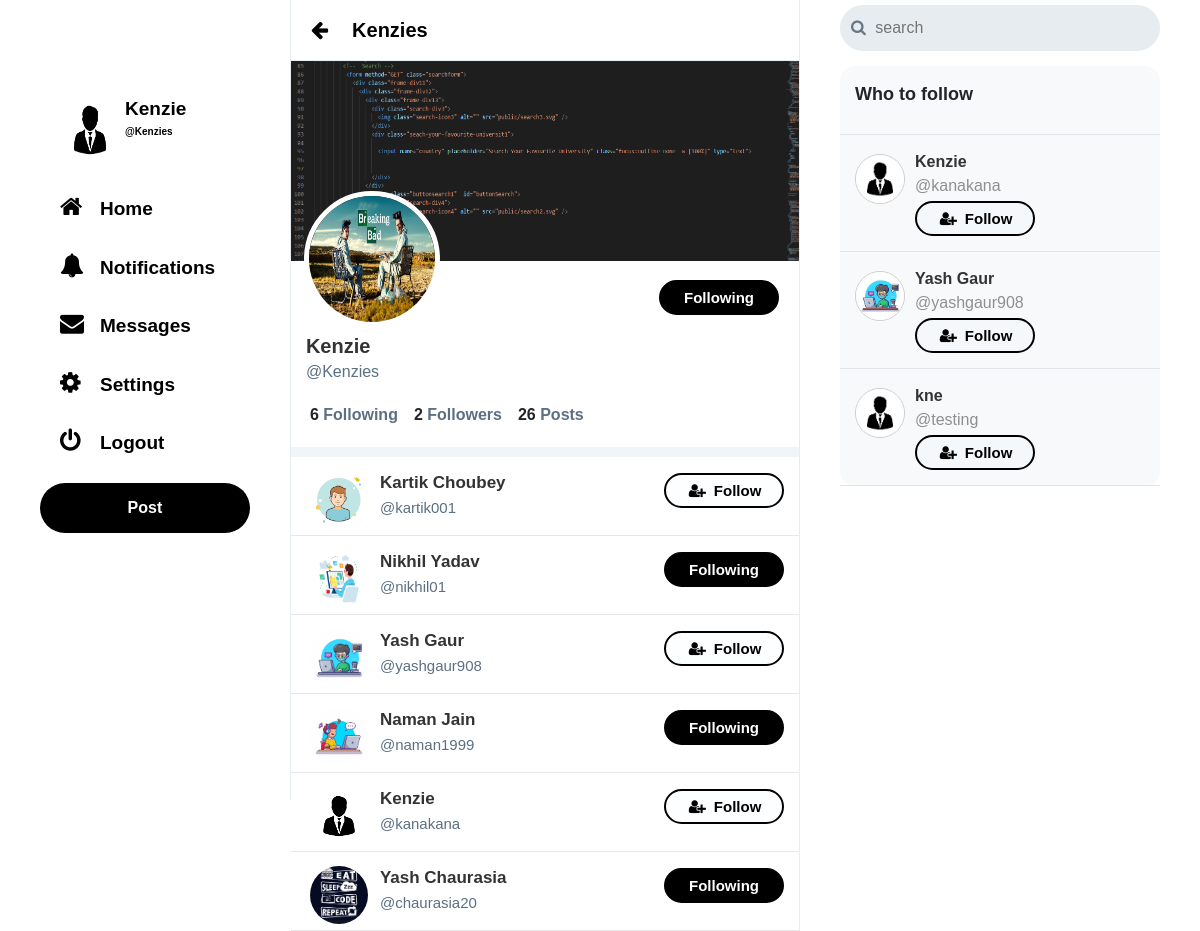
Page /following.php?username=theniue (signed in) on the committed database.
### tables this page shows
CREATE TABLE `users` (
  `user_id` int(11) NOT NULL,
  `username` varchar(40) NOT NULL,
  `email` varchar(255) NOT NULL,
  `password` varchar(32) NOT NULL,
  `screenName` varchar(40) NOT NULL,
  `profileImage` varchar(255) NOT NULL,
  `profileCover` varchar(255) NOT NULL,
  `following` int(11) NOT NULL,
  `followers` int(11) NOT NULL,
  `bio` varchar(140) NOT NULL,
  `country` varchar(255) NOT NULL,
  `website` varchar(255) NOT NULL
);

### core/init.php (called while the page is built, shortened)
<?php
	include 'database/connection.php';
	include 'classes/user.php';
	include 'classes/post.php';
	include 'classes/follow.php';
  	global $pdo;
  	$getFromU = new User($pdo);
  	$getFromT = new Post($pdo);
    $getFromF = new Follow($pdo);
 ?>

### core/classes/user.php (called while the page is built, shortened)
<?php
class User{
	protected $pdo;
 	public function __construct($pdo){
	    $this->pdo = $pdo;
	}
	public function checkInput($data){
		$data = htmlspecialchars($data);
		$data = trim($data);
		$data = stripcslashes($data);
		return $data;
	}
	public function userData($user_id){
		$stmt = $this->pdo->prepare('SELECT * FROM `users` WHERE `user_id` = :user_id');
		$stmt->bindParam(':user_id', $user_id, PDO::PARAM_INT);
		$stmt->execute();
		return $stmt->fetch(PDO::FETCH_OBJ);
	}
	public function loggedIn(){
		return (isset($_SESSION['user_id'])) ? true : false;
	}
	public function userIdbyUsername($username){
		$stmt = $this->pdo->prepare("SELECT `user_id` FROM `users` WHERE (`username`  = :username)");
		$stmt->bindParam("username", $username, PDO::PARAM_STR);
		$stmt->execute();
	    $user = $stmt->fetch(PDO::FETCH_OBJ);
	    return $user->user_id;
	}
}
?>

### core/classes/follow.php (the view, shortened to what this page needs)
<?php
 class Follow extends User{
    public function __construct($pdo){
        $this->pdo = $pdo;
    }
	public function checkFollow($followerID, $user_id){
		$stmt = $this->pdo->prepare("SELECT * FROM `follow` WHERE `sender` = :user_id  AND `receiver` = :followerID");
		$stmt->bindParam(":user_id", $user_id, PDO::PARAM_INT);
		$stmt->bindParam(":followerID", $followerID, PDO::PARAM_INT);
		$stmt->execute();
		return $stmt->fetch(PDO::FETCH_ASSOC);
	}
	public function followBtn($profileID, $user_id, $followID){
		$data = $this->checkFollow($profileID, $user_id);
		if($this->loggedIn()===true){
			if($profileID != $user_id){
				if(isset($data['receiver']) && $data['receiver'] === $profileID){
					return "<button class='f-btn following-btn follow-btn' data-follow='".$profileID."' data-profile='".$followID."' style='outline:none;'>Following</button>";
				}else{
					return "<button class='f-btn follow-btn' data-follow='".$profileID."' data-profile='".$followID."' style='outline:none;'><i class='fa fa-user-plus'></i>Follow</button>";
				}
			}else{
				return "<button class='new-btn' onclick=location.href='".BASE_URL."profileEdit.php' style='outline:none;'>Edit Profile</button>";
			}
		}else{
			return "<button style='outline:none;' class='f-btn' onclick=location.href='".BASE_URL."index.php'><i class='fa fa-user-plus'></i>Follow</button>";
		}
	}
	public function followingList($profileID, $user_id, $followID){
		$stmt = $this->pdo->prepare("SELECT * FROM `users` LEFT JOIN `follow` ON `receiver` = `user_id` AND CASE WHEN `sender` = :profileID THEN `receiver` = `user_id` END WHERE `sender` IS NOT NULL ");
		$stmt->bindParam(":profileID", $profileID, PDO::PARAM_INT);
		$stmt->execute();
		$followings = $stmt->fetchAll(PDO::FETCH_OBJ);
		foreach ($followings as $following) {
			echo '<div class="following-box">
                <div class="follow-unfollow-box">
					<div class="follow-unfollow-inner">
						<div class="follow-person-button-img mt-2">
							<div class="follow-person-img mr-4">
							 	<img src="'.BASE_URL.$following->profileImage.'"/>
							</div>
                            <div class="follow-person-name mt-2">
								<a href="'.BASE_URL.$following->username.'">'.$following->screenName.'</a>
							</div>
							<div class="follow-person-tname">
								<a href="'.BASE_URL.$following->username.'">@'.$following->username.'</a>
							</div>
							<div class="follow-person-button">
								 '.$this->followBtn($following->user_id, $user_id, $followID).'
						    </div>
						</div>
					</div>
				</div>
			</div>';
		}
	}
	public function whoToFollow($user_id, $profileID){
		$stmt = $this->pdo->prepare("SELECT * FROM `users` WHERE `user_id` != :user_id AND `user_id` NOT IN (SELECT `receiver` FROM `follow` WHERE `sender` = :user_id) ORDER BY rand() LIMIT 3");
		$stmt->execute(array("user_id" => $user_id));
		$users = $stmt->fetchAll(PDO::FETCH_OBJ);
		echo '<div class="trends_container"><div class="trends_box"><div class="trends_header"><p>Who to follow</p></div>';
		foreach ($users as $user) {
			echo '<div class="follow-body trend">
					<div class="follow-img media-inner">
					  <img src="'.BASE_URL.$user->profileImage.'"/>
				    </div>
					<div class="media-inner">
						<div class="fo-co-head media-body">
							<a href="'.BASE_URL.$user->username.'">'.$user->screenName.'</a><br><span>@'.$user->username.'</span>
						</div>
						'.$this->followBtn($user->user_id, $user_id, $profileID).'
					</div>
				</div>';
		}
	}
}
?>

### following.php (shortened to what this page needs)
<?php
 	if(isset($_GET['username']) === true && empty($_GET['username']) === false){
		include 'core/init.php';
		$username    = $getFromU->checkInput($_GET['username']);
		$profileId   = $getFromU->userIdByUsername($username);
		$profileData = $getFromU->userData($profileId);
	}else{
		header('Location:'.BASE_URL.'index.php');
	}
?>
<!doctype html>
<html>
<head>
    		<link rel="stylesheet" href="https://cdnjs.cloudflare.com/ajax/libs/font-awesome/4.6.3/css/font-awesome.css"/>
    <link rel='stylesheet' href='<?php echo BASE_URL; ?>assets/css/font-awesome.css' />
    <link rel='stylesheet' href='<?php echo BASE_URL; ?>assets/css/bootstrap.css' />
    <link rel="stylesheet" href="<?php echo BASE_URL; ?>assets/css/style-complete.css" />
    <link rel="stylesheet" href="<?php echo BASE_URL; ?>assets/css/style.css" />
</head>
<body>
    <div class="grid-container">
        <?php require 'left-sidebar.php' ?>
        <div class="main">
            <div class=''>
                <div class=''>
                    <p class="page_title mb-0"><i class="fa fa-arrow-left mr-4" style="color: black;"></i><?php echo $user->username; ?></p>
                    <div class='profile-box'>
                        <div class='profile-cover mt-0'>
                            <img src="<?php echo BASE_URL.$profileData->profileCover; ?>" />
                        </div>
                        <div class='profile-body'>
                            <div class="profile-header">
                                <div class="profile-image">
                                    <img src="<?php echo BASE_URL.$profileData->profileImage; ?>" />
                                </div>
                                <div class="edit-button">
                                    <span>
                                        <?php echo $getFromF->followBtn($profileId, $user_id, $profileData->user_id); ?>
                                    </span>
                                </div>
                            </div>
                            <div class="profile-text">
                                <div class="profile-name">
                                    <h5 class="mb-1 mt-2"><b><?php echo $user->screenName; ?></b></h5>
                                    <h6 class="mt-0" style="color:rgb(91, 112, 131);"><?php echo '@' . $user->username; ?></h6>
                                </div>
                                <div class="profile-follow mt-2 d-flex">
                                    <h6 class="mr-3 ml-1" style="font-weight: 700;"><?php echo $profileData->following; ?>
                                        <a href="<?php echo BASE_URL.'following.php?username='.$profileData->username; ?>">
                                            <a href="<?php echo BASE_URL.'following.php?username='.$profileData->username; ?>/following" style="color:rgb(91, 112, 131);">Following</a>
                                        </a></h6>
                                    <h6 class="mr-3" style="font-weight: 700;"><?php echo $profileData->followers; ?>
                                        <a href="<?php echo BASE_URL.'followers.php?username='.$profileData->username; ?>" style="color:rgb(91, 112, 131);">
                                            Followers
                                        </a></h6>
                                    <h6 style="font-weight: 700;">
                                        <?php echo $getFromT->countPosts($profileId); ?>
                                        <a href="<?php echo BASE_URL.'profile.php?username='.$profileData->username; ?>" style="color:rgb(91, 112, 131);">Posts</a></h6>
                                </div>
                            </div>
                        </div>
                    </div>
                    <div class="space" style="height:10px; width:100%; background:rgba(230, 236, 240, 0.5);">
                    </div>
                    <div class="following-box">
                        <?php $getFromF->followingList($profileId, $user_id, $profileData->user_id);?>
                    </div>
                </div>
            </div>
        </div>
        <?php require 'right-sidebar.php' ?>
    </div>
</body>
</html>

### left-sidebar.php (shortened to what this page needs)
<?php
 if (isset($_GET['username']) === true && empty($_GET['username']) === false) {
  $username = $getFromU->checkInput($_GET['username']);
  $profileId = $getFromU->userIdByUsername($username);
  $profileData = $getFromU->userData($profileId);
  $user_id = @$_SESSION['user_id'];
  $user = $getFromU->userData($user_id);
}
?>
           <div class="sidebar">
            <ul style="list-style:none;">
                <li >
                <a href="<?php echo BASE_URL; ?><?="profile.php?username="?><?php echo $user->username;?>" ?>
                    <div class="sidebar_profile-box">
                        <div style="margin-right: 5px;">
                            <img class="sidebar_profile-image" width="60px" height="100%" src=<?= BASE_URL.$user->profileImage?> alt="">
                        </div>
                        <div class="sidebar_profile-info">
                            <p style="color: black;"><?=$user->screenName?></p>
                            <p style="font-size: 10px;color:black; align-items:center">@<?=$user->username?></p>
                        </div>
                    </div>
                    </a>
            </li>
                <li class="active_menu"><a href='<?php echo BASE_URL; ?>home.php'><i class="fa fa-home" style="color: black;"></i><span style="color: black;" >Home</span></a></li>
                <?php if ( $getFromU->loggedIn() === true ) {
                ?>
                <li><a href='<?php echo BASE_URL; ?>notification.php'><i class="fa fa-bell" aria-hidden="true"></i><span>Notifications</span></a></li>
                <li id='messagePopup'><a><i class="fa fa-envelope" aria-hidden='true'></i><span>Messages</span></a></li>
                <li><a href='<?php echo BASE_URL; ?>account.php'><i class="fa fa-cog"></i><span>Settings</span></a></li>
                <li><a href='<?php echo BASE_URL; ?>includes/logout.php'><i class="fa fa-power-off"></i><span>Logout</span></a></li>
                <li style="padding:10px 40px;"><button class="sidebar_post button addPostBtn" style="outline:none;">Post</button></li>
                <?php }?>
            </ul>
        </div>

### assets/css/style-complete.css (style rules this page uses)
:root { --dreamify-color: black; --dreamify-background: #e6ecf0; }
body { font-family: 'Helvetica'; background: #fff; }
* { font-family: 'Helvetica'; margin: 0; padding: 0; box-sizing: border-box; text-decoration: none; outline: none; }
ul { list-style:none; }
.follow-body { width:100%; overflow: auto; margin: 0px 0px; }
.follow-img { width: 50px; float: left; border: 1px solid #ccc; overflow: hidden; max-height: 50px; border-radius: 50%; margin-top: 4px; margin-right: 10px; height: 50px; }
.follow-img img { width: 100%; height: 100%; max-height: 50px; }
.fo-co-head { color: #8f8f8f; }
.fo-co-head a { text-decoration: none; color: #333; font-weight: bold; }
.profile-name { color: #333; font-size: 20px; font-weight: bold; }
.edit-button { float: right; margin-top: 5px; }
.f-btn { padding: 5px 8px 5px 20px; border: 2px solid var(--dreamify-color); border-radius: 20px; font-size: 15px; font-weight: bold; line-height: 25px; cursor: pointer; color: var(--dreamify-color); height: 35px; width: 120px; background: transparent; display: flex; justify-content: center; align-items: center; margin-top: 3px; }
.f-btn { background: rgba(29, 161, 242, 0.01); }
.f-btn i { position: relative; top: 0px; right: 8px; color: var(--dreamify-color); }
.follow-btn { padding: 5px 8px 5px 18px; color: var(--dreamify-color); height: 35px; width: 120px; border: 2px solid var(--dreamify-color); border-radius: 20px; font-size: 15px; font-weight: bold; line-height: 25px; cursor: pointer; }
.follow-btn i { position: relative; top: 0px; right: 8px; color: var(--dreamify-color); }
.following-btn { padding: 5px 10px; color: #FFF; border: 2px solid var(--dreamify-color); border-radius: 20px; font-size: 15px; font-weight: bold; line-height: 25px; cursor: pointer; background: black; height: 35px; width: 120px; }
.following-box { width: 100%; height: auto; }
.follow-unfollow-box { width: 100%; height: auto; padding: 5px; background-color: #fff; margin-right: 10px; overflow: hidden; float: left; border-bottom: 1px solid #e7e7e7; }
.follow-person-img { width: 60px; height: 60px; position: relative; left: 13px; float: left; overflow: hidden; top: 0px; border: 1px solid #fff; border-radius: 50%; }
.follow-person-img img { width: 100%; height: 100%; }
.follow-person-name a { font-size: 17px; font-weight: bold; text-decoration: none; color: #333; }
.follow-person-tname a { color: rgb(91, 112, 131); text-decoration: none; font-size: 15px; }
.follow-person-button { float: right; margin-top: -50px; margin-right: 10px; }
.profile-box { height: auto; width: 100%; }
.profile-cover { height: 200px; width: 100%; }
.profile-box .profile-cover img { height: 200px; width: 100%; background-size: 100%; background-position: center; }
.profile-body { height: auto; width: 100%; }
.profile-body .profile-header { height: 50px; width: 100%; }
.profile-body .profile-image img { height: 8.5rem; width: 8.5rem; border-radius: 50%; margin-top: -70px; margin-left: 13px; border: 5px solid #fff; }
.profile-body .edit-button { float: right; margin-top: -50px; margin-right: 20px; }
.profile-body .profile-text { height: auto; width: 100%; padding: 15px; }

### rows in the picture
users: profileImage (placeholder picture), screenName "Kenzie", username "Kenzies"
users: profileCover (picture), profileImage (picture), following "6", followers "2"
users: profileImage (picture), screenName "Kartik Choubey", username "kartik001"
users: profileImage (picture), screenName "Nikhil Yadav", username "nikhil01"
users: profileImage (picture), screenName "Yash Gaur", username "yashgaur908"
users: profileImage (picture), screenName "Naman Jain", username "naman1999"
users: profileImage (placeholder picture), screenName "Kenzie", username "kanakana"
users: profileImage (picture), screenName "Yash Chaurasia", username "chaurasia20"
users: profileImage (placeholder picture), screenName "kne", username "testing"

### other values in the picture
$count->totalPosts "26"
